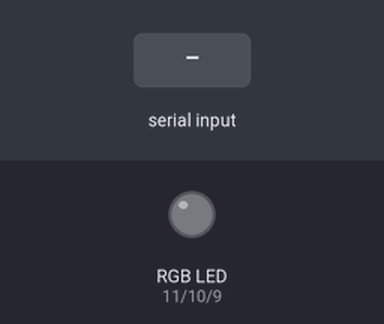
Bench run of a sketch on a simulated Arduino Uno, built with avr-gcc and run on an emulated ATmega328P. On the bench: an RGB LED mixed from three pins (HIGH = lit). Inputs (shaded band) come from the test bench. Dim RGB values are drawn brighter than linear.

Above: at 1.2 s.
1.3 s: "90,45,200\n" received over Serial
At 1.7 s:
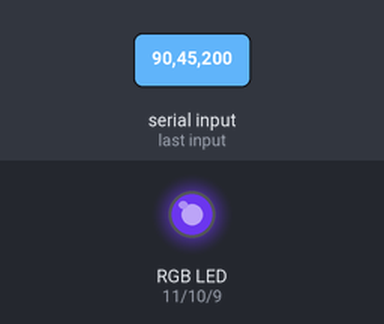
2.8 s: "30,150,10\n" received over Serial
At 4.0 s:
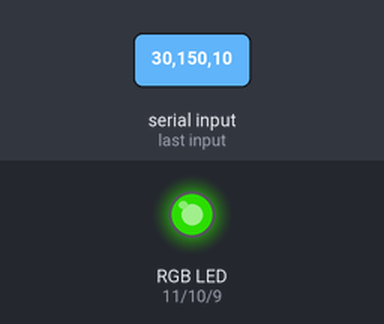
4.3 s: "90,45\n" received over Serial
At 5.0 s:
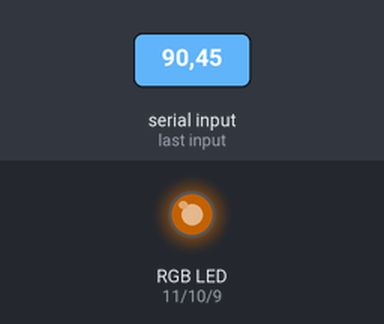
5.8 s: "5\n" received over Serial
At 7.0 s:
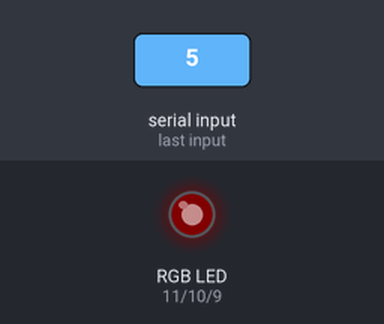
7.3 s: "90\n" received over Serial
At 8.4 s:
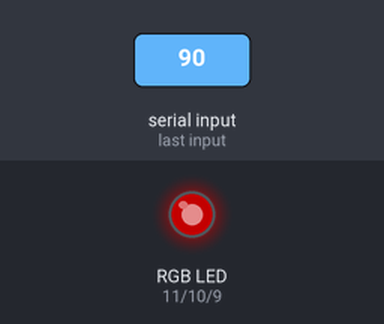
8.8 s: "200\n" received over Serial
At 9.6 s:
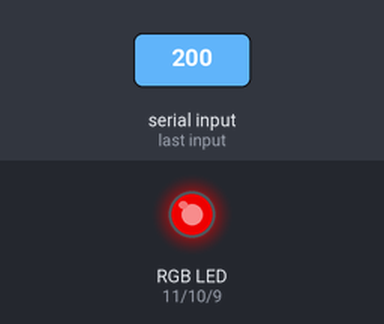
Timing chart, 0 to 11.3 s (numbered marks = the images above; inputs shaded):
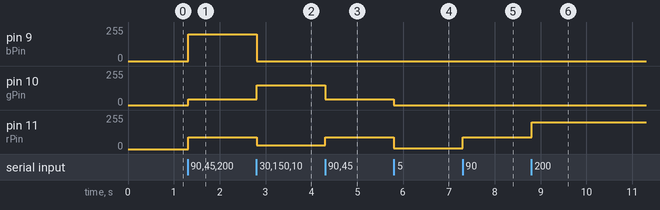

The sketch:

arduinoReceiver.ino
```cpp
int rVal, gVal, bVal;

const int rPin = 11;
const int gPin = 10;
const int bPin = 9;

void setup() {
  Serial.begin(9600);
  pinMode(rPin, OUTPUT);
  pinMode(gPin, OUTPUT);
  pinMode(bPin, OUTPUT);
}
void loop() {
  if (Serial.available() > 0) {
    String data = Serial.readStringUntil('\n'); // "255255255"

    rVal = data.substring(0, 3).toInt();
    gVal = data.substring(3, 6).toInt();
    bVal = data.substring(6, 9).toInt();

    analogWrite(rPin, rVal);
    analogWrite(gPin, gVal);
    analogWrite(bPin, bVal);
  }
}
```

Measured:
- after the input at 1.3 s, pin 9 (bPin): 0/255 → 200/255 at once; pin 10 (gPin): 0/255 → 45/255 at once; pin 11 (rPin): 0/255 → 90/255 at once
- after the input at 2.8 s, pin 9 (bPin): 200/255 → 0/255 at once; pin 10 (gPin): 45/255 → 150/255 at once; pin 11 (rPin): 90/255 → 30/255 at once
- after the input at 4.3 s, pin 10 (gPin): 150/255 → 45/255 at once; pin 11 (rPin): 30/255 → 90/255 at once
- after the input at 5.8 s, pin 10 (gPin): 45/255 → 0/255 at once; pin 11 (rPin): 90/255 → 5/255 at once
- after the input at 7.3 s, pin 11 (rPin): 5/255 → 90/255 at once
- after the input at 8.8 s, pin 11 (rPin): 90/255 → 200/255 at once
